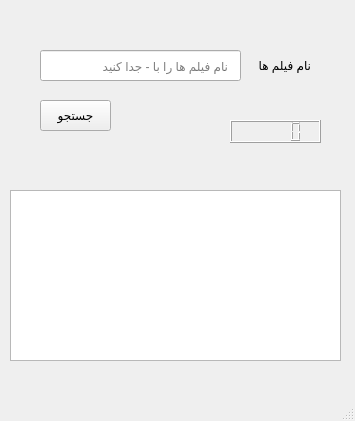
<?xml version="1.0" encoding="UTF-8"?>
<ui version="4.0">
 <class>MainWindow</class>
 <widget class="QMainWindow" name="MainWindow">
  <property name="geometry">
   <rect>
    <x>0</x>
    <y>0</y>
    <width>355</width>
    <height>421</height>
   </rect>
  </property>
  <property name="windowTitle">
   <string>Movie</string>
  </property>
  <property name="tabShape">
   <enum>QTabWidget::Rounded</enum>
  </property>
  <widget class="QWidget" name="centralwidget">
   <widget class="QLineEdit" name="txtmovie">
    <property name="geometry">
     <rect>
      <x>40</x>
      <y>50</y>
      <width>201</width>
      <height>31</height>
     </rect>
    </property>
    <property name="placeholderText">
     <string>   نام فیلم ها را با - جدا کنید</string>
    </property>
   </widget>
   <widget class="QLabel" name="label">
    <property name="geometry">
     <rect>
      <x>240</x>
      <y>50</y>
      <width>71</width>
      <height>31</height>
     </rect>
    </property>
    <property name="text">
     <string>نام فیلم ها</string>
    </property>
    <property name="alignment">
     <set>Qt::AlignLeading|Qt::AlignLeft|Qt::AlignVCenter</set>
    </property>
   </widget>
   <widget class="QPushButton" name="btnSearch">
    <property name="geometry">
     <rect>
      <x>40</x>
      <y>100</y>
      <width>71</width>
      <height>31</height>
     </rect>
    </property>
    <property name="text">
     <string>جستجو</string>
    </property>
   </widget>
   <widget class="QPlainTextEdit" name="txtOutput">
    <property name="geometry">
     <rect>
      <x>10</x>
      <y>190</y>
      <width>331</width>
      <height>171</height>
     </rect>
    </property>
   </widget>
   <widget class="QLCDNumber" name="lcdNumber">
    <property name="geometry">
     <rect>
      <x>230</x>
      <y>120</y>
      <width>91</width>
      <height>23</height>
     </rect>
    </property>
   </widget>
  </widget>
  <widget class="QMenuBar" name="menubar">
   <property name="geometry">
    <rect>
     <x>0</x>
     <y>0</y>
     <width>355</width>
     <height>21</height>
    </rect>
   </property>
  </widget>
  <widget class="QStatusBar" name="statusbar"/>
 </widget>
 <resources/>
 <connections/>
</ui>
